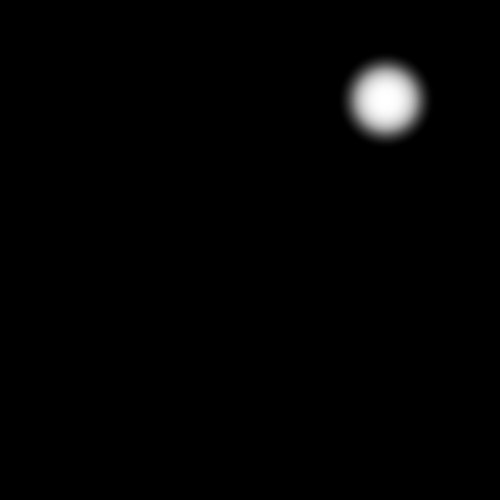
#> input picture DFO_And_Swarms/input1.png, 500 x 500 px
$ python image.py
#> lines starting #> are read from the running program, lines starting #| are printed output that depends on the picture
'''
TASKS:
	Use this code as a guide for simple image analysis.

	1- Update the DFO code to find the brightest area in the input image.
	2- Try the code for other input images
	3- Change input image half-way through and see if your algorithm can perform

ADVANCED TASKS:
	4- Is it possible to trace a moving object?
	5- How about tracing gradually fading and emerging objects?
	6- What if the input image has two or more bright spots?
	7- If the task was to find symmetry in an image, what would be your fitness function?
'''

import matplotlib.pyplot as plt
import matplotlib.image as mpimg
import random
#import numpy as np
img = mpimg.imread('input1.png')
#> img is the input picture: shape (500, 500) float32; min 0, max 1, mean 0.013

imgW = len(img[0])
#> imgW = 500
imgH = len(img)
#> imgH = 500

print('Image size:', imgW, 'x', imgH)
#| Image size: 500 x 500

# PRINT PIXEL VALUE AT (ROW No,COLUMN No)
# print(img[100][360]) # PRINT SAMPLE VALUE AT ROW 100, COLUMN 360

# WHITE PIXEL VALUE = 1.0 (PNG) or 255
# BLACK PIXEL VALUE = 0.0 (PNG) or 0

plt.ion()
for i in range(50):
	imgplot = plt.imshow(img, cmap='gray') # SHOW IMAGE
	rowNo = random.randint(0,imgW) # PICK RANDOM ROW
	colNo = random.randint(0,imgH) # PICK RANDOM COLUMN
	swarmBestCircle = plt.Circle( (rowNo, colNo), 5, color='r') # DRAW A RED CIRCLE OF SIZE 5

	plt.gca().add_patch(swarmBestCircle)	# ADD THE CIRCLE
	plt.draw()	# DRAW THE IMAGE AND THE CIRCLE
	plt.pause(0.0001) # PAUSE BEFORE THE NEXT ITERATION IN BETWEEN
	plt.clf()	# CLEAR THE CANVAS
#> this loop made 50 passes
#> (rowNo, colNo) on passes 1 to 12: (432, 197), (388, 455), (215, 20), (132, 494), (261, 248), (207, 470), (401, 424), (155, 495), (244, 183), (298, 456), (464, 111), (258, 71)
#> pass 1, `plt.pause(0.0001)`:
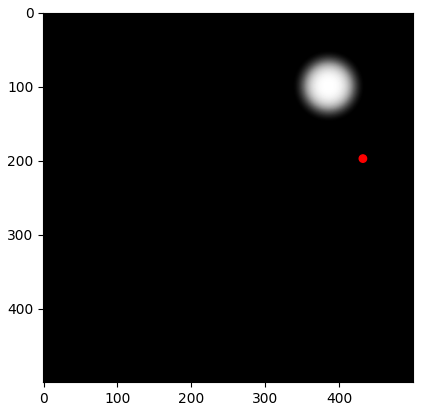
#> figure drawn by matplotlib, 1 panel
